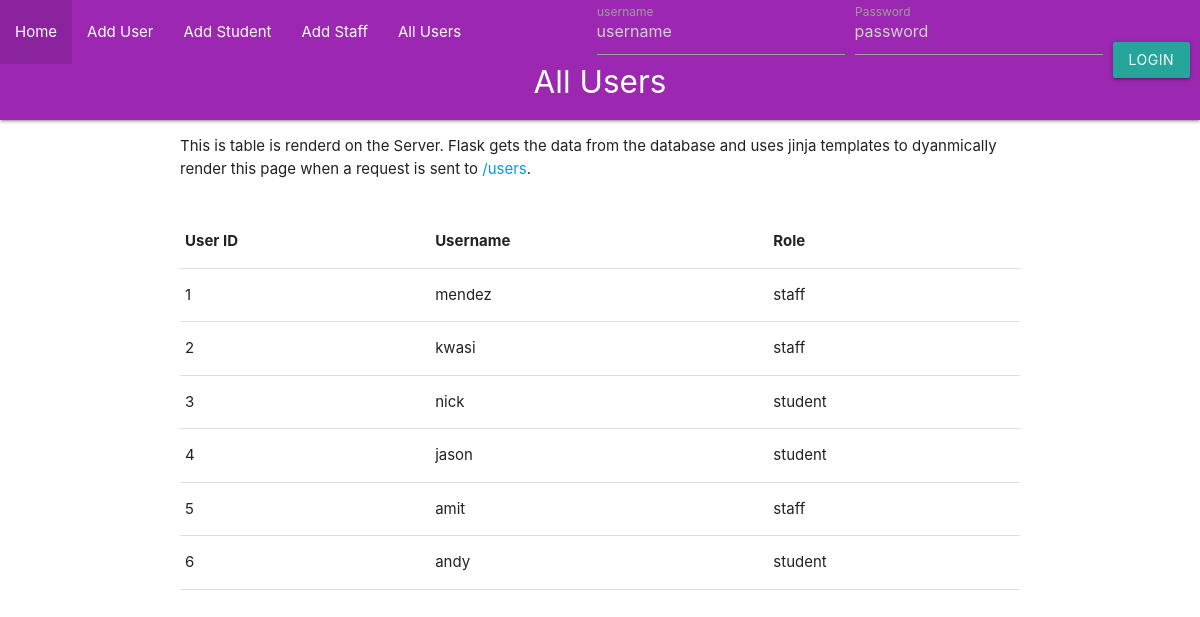
Screenshot of /users with the database file from the repository.
### App/models/staff.py (models this page shows, shortened)
class Staff(User):
    __tablename__ = "staff"
    id = db.Column(db.Integer, db.ForeignKey('user.id'), primary_key=True)
    username =  db.Column(db.String, nullable=False, unique=True)
    email = db.Column(db.String(120), nullable=False)
    upvotes_made = db.Column(db.Integer, default=0)
    upvote_list = db.relationship('Upvote', backref='staff', lazy=True)
    __mapper_args__ = {
        'polymorphic_identity': 'staff'
    }
    def get_user_type(self):
        return 'staff'

### App/models/student.py (models this page shows, shortened)
class Student(User):
    __tablename__ = "student"
    id = db.Column(db.Integer, db.ForeignKey('user.id'), primary_key=True)
    username =  db.Column(db.String, nullable=False, unique=True)
    email = db.Column(db.String(120), nullable=False)
    num_upvotes = db.Column(db.Integer, default=0)
    upvote_list = db.relationship('Upvote', backref='student', lazy=True)
    __mapper_args__ = {
        'polymorphic_identity': 'student',
    }
    def get_user_type(self):
        return 'student'

### App/views/user.py (the view)
@user_views.route('/users', methods=['GET'])
def get_user_page():
    users = get_all_users()
    return render_template('users.html', users=users)

### App/controllers/auth.py (called while the page is built)
def add_auth_context(app):
    @app.context_processor
    def inject_user():
        try:
            verify_jwt_in_request()
            username = get_jwt_identity()  # Now it correctly retrieves the username
            current_user = User.query.filter_by(username=username).one_or_none()
            is_authenticated = current_user is not None
        except Exception as e:
            print(e)
            is_authenticated = False
            current_user = None
        return dict(is_authenticated=is_authenticated, current_user=current_user)

### App/controllers/user.py (called while the page is built)
def get_all_users():
    return User.query.all()

### App/templates/users.html (shortened to what this page needs)
{% extends "layout.html" %}
{% block page %}All Users{% endblock %}
{% block content %}
    <div class="row">
        <p>
            This is table is renderd on the Server. Flask gets the data from the database and uses jinja templates to dyanmically render this page when a request is sent to <a href="/users">/users</a>.
        </p>
    </div>
    <div class="row">
      <table>
        <thead>
          <tr>
            <th>User ID</th><th>Username</th><th>Role</th>
          </tr>
        </thead>
        <tbody>
          {% if users %}
            {% for user in users %}
              <tr>
                <td>{{user.id}}</td>
                <td>{{user.username}}</td>
                <td>{{user.get_user_type()}}</td>
              </tr>
            {% endfor %}
          {% else %}
            <p>No users added</p>
          {% endif %}
      </table>
    </div>
{% endblock %}

### App/templates/layout.html (shortened to what this page needs)
<!doctype html>
<html>
  <head>
    <link rel="stylesheet" href="{{ url_for('static', filename='style.css') }}">
    <link rel="stylesheet" href="https://cdnjs.cloudflare.com/ajax/libs/materialize/1.0.0/css/materialize.min.css">
  </head>
  <body>
    <nav class="purple" style="height: 120px;">
      <div class="nav-wrapper">
        <a href="#!" class="brand-logo center" style="padding-top: 50px;">{% block page %}{% endblock %}</a>
        <div class="nav-wrapper">
            <ul id="nav-mobile" class="left" style="padding-bottom: 50px;">
                <li><a href="/">Home</a></li>
                <li><a href="/users">Add User</a></li>
                <li><a href="/students">Add Student</a></li>
                <li><a href="/staff">Add Staff</a></li>
                <li><a href="/static/users">All Users</a></li>
            </ul>
            {% if is_authenticated %}
            <ul id="nav-mobile" class="right">
              <li><a href="/logout">Logout</a></li>
            </ul>
            {% else %}
            <form class="right navbar-form" method="POST" action="/login" style="display: flex; flex-wrap: nowrap; align-items: center; margin-right: 10px;">
                <div class="input-field" style="margin-right: 10px;">
                    <input placeholder="username" value="" name="username" type="text" class="validate" required>
                    <label for="username">username</label>
                </div>
                <div class="input-field" style="margin-right: 10px;">
                    <input placeholder="password"value="" name="password" type="password" class="validate" required>
                    <label for="password">Password</label>
                </div>
                <button type="submit" class="btn waves-effect waves-light">Login</button>
            </form>
            {% endif %}
        </div>
      </div>
    </nav>
    <div class="container" id="content">{% block content %}{% endblock %}</div>
  </body>
</html>

### rows the page displays
Staff: id "1", username "mendez", get_user_type "staff"
Staff: id "2", username "kwasi", get_user_type "staff"
Student: id "3", username "nick", get_user_type "student"
Student: id "4", username "jason", get_user_type "student"
Staff: id "5", username "amit", get_user_type "staff"
Student: id "6", username "andy", get_user_type "student"
